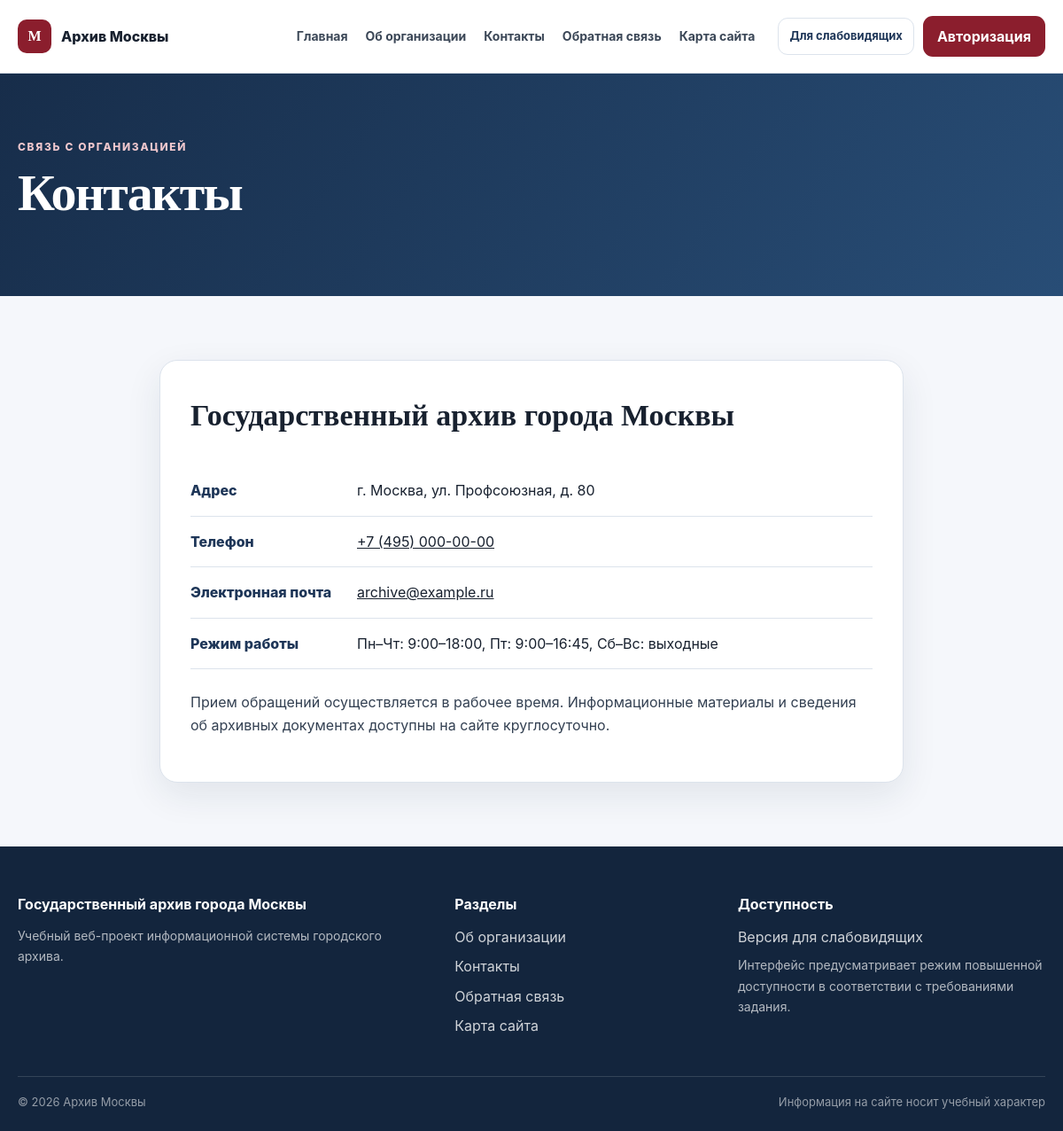
/contacts/, run on the app's committed database.
### archive_app/models.py (models this page shows, shortened)
class ContactsPage(models.Model):
    organization_name = models.CharField('Название организации', max_length=255, default='Государственный архив города Москвы')
    address = models.CharField('Адрес', max_length=255, blank=True)
    phone = models.CharField('Телефон', max_length=100, blank=True)
    email = models.EmailField('Электронная почта', blank=True)
    working_hours = models.CharField('Режим работы', max_length=255, blank=True)
    additional_info = models.TextField('Дополнительная информация', blank=True)
    class Meta:
        verbose_name = 'Контактная информация'
        verbose_name_plural = 'Контактная информация'

### archive_app/views.py (the view)
# urls.py: path('contacts/', views.contacts, name='contacts'),
def contacts(request):
    page = ContactsPage.objects.first()
    return render(request, 'archive_app/contacts.html', {'page': page})

### templates/archive_app/contacts.html (shortened to what this page needs)
{% extends 'archive_app/base.html' %}
{% block content %}
<section class="page-hero"><div class="container"><span class="eyebrow">Связь с организацией</span><h1>Контакты</h1></div></section>
<section class="section"><div class="container narrow">
{% if page %}
<div class="content-card contacts-card">
    <h2>{{ page.organization_name }}</h2>
    <dl class="contact-list">
        {% if page.address %}<div><dt>Адрес</dt><dd>{{ page.address }}</dd></div>{% endif %}
        {% if page.phone %}<div><dt>Телефон</dt><dd><a href="tel:{{ page.phone }}">{{ page.phone }}</a></dd></div>{% endif %}
        {% if page.email %}<div><dt>Электронная почта</dt><dd><a href="mailto:{{ page.email }}">{{ page.email }}</a></dd></div>{% endif %}
        {% if page.working_hours %}<div><dt>Режим работы</dt><dd>{{ page.working_hours }}</dd></div>{% endif %}
    </dl>
    {% if page.additional_info %}<div class="prose">{{ page.additional_info|linebreaks }}</div>{% endif %}
</div>
{% else %}<div class="empty-state"><h2>Информация отсутствует</h2></div>{% endif %}
</div></section>
{% endblock %}

### static/css/style.css (style rules this page uses)
:root { --bg: #f5f7fb; --surface: #ffffff; --surface-2: #eef3f8; --text: #18212f; --muted: #647184; --line: #dce3ec; --primary: #8b1e2d; --primary-dark: #681520; --navy: #1e3658; --shadow: 0 14px 40px rgba(25, 45, 70, .09); --radius: 20px; }
* { box-sizing: border-box; }
html { scroll-behavior: smooth; }
body { margin: 0; background: var(--bg); color: var(--text); font-family: Inter, "Segoe UI", Arial, sans-serif; line-height: 1.65; }
a { color: inherit; }
button, a { -webkit-tap-highlight-color: transparent; }
.container { width: min(1180px, calc(100% - 40px)); margin: 0 auto; }
.narrow { width: min(840px, calc(100% - 40px)); }
.section { padding: 72px 0; }
.hero h1, .page-hero h1 { margin: 10px 0 16px; font-family: Georgia, "Times New Roman", serif; line-height: 1.08; letter-spacing: -.03em; }
.eyebrow { color: var(--primary); font-size: 12px; font-weight: 850; letter-spacing: .14em; text-transform: uppercase; }
.hero .eyebrow, .page-hero .eyebrow { color: #f0c7cd; }
.page-hero { padding: 68px 0; color: #fff; background: linear-gradient(125deg, #172d4a, #284d76); }
.page-hero h1 { font-size: clamp(38px, 5vw, 58px); }
.content-card, .sitemap-card, .panel, .auth-card { background: #fff; border: 1px solid var(--line); border-radius: var(--radius); box-shadow: var(--shadow); }
.content-card { padding: 34px; }
.content-card h2 { font-family: Georgia, serif; font-size: 34px; margin-top: 0; }
.prose { color: #334052; }
.contact-list { margin: 24px 0; }
.contact-list > div { display: grid; grid-template-columns: 170px 1fr; gap: 18px; padding: 15px 0; border-bottom: 1px solid var(--line); }
.contact-list dt { font-weight: 800; color: var(--navy); }
.contact-list dd { margin: 0; }

### data on the page
ContactsPage: organization_name "Государственный архив города Москвы", address "г. Москва, ул. Профсоюзная, д. 80", phone "+7 (495) 000-00-00", email "archive@example.ru", working_hours "Пн–Чт: 9:00–18:00, Пт: 9:00–16:45, Сб–Вс: выходные", additional_info "Прием обращений осуществляется в рабочее время. Информационные материалы и сведения об архивных документах доступны на сайте круглосуточно."
